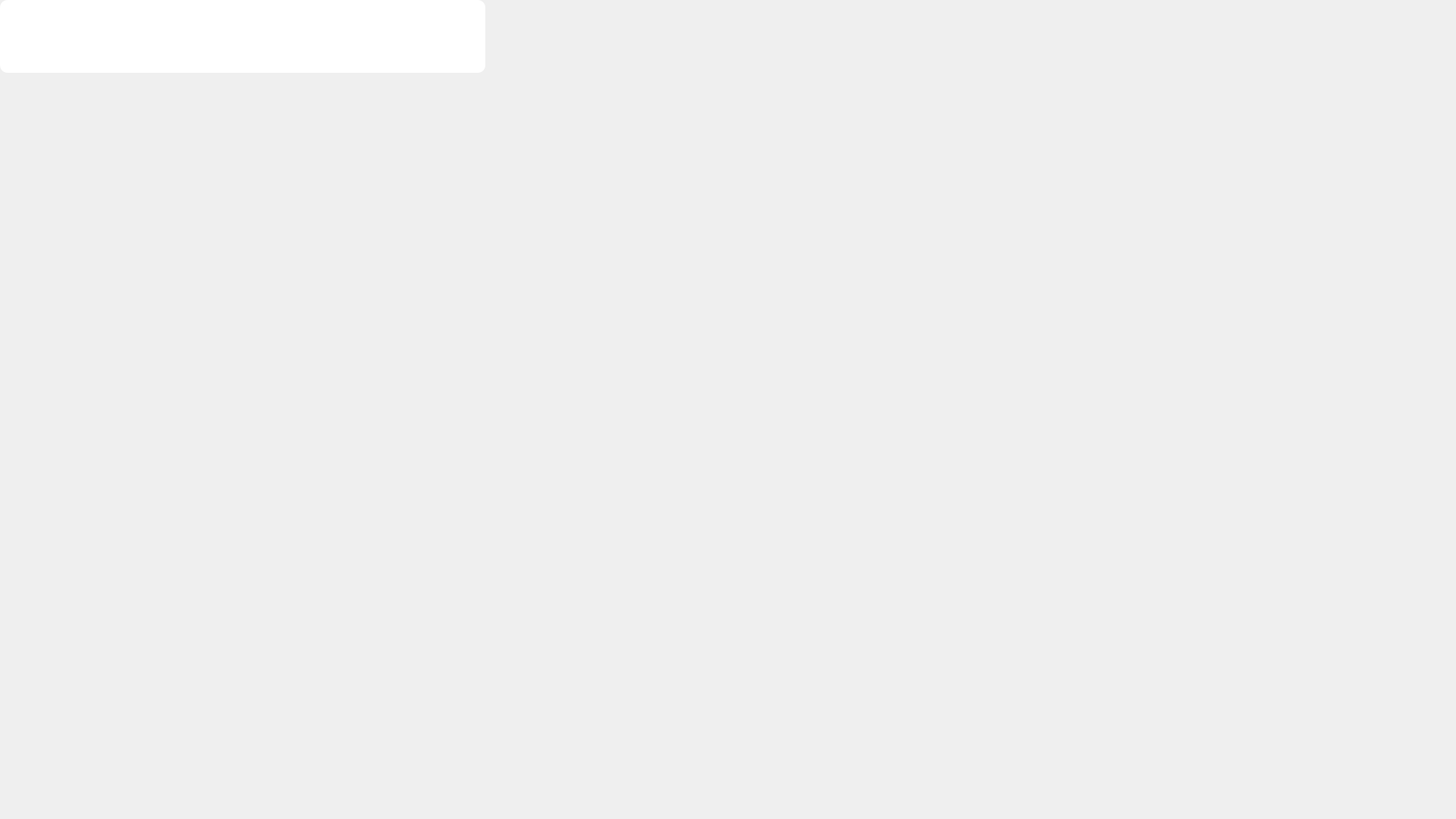
<?xml version="1.0" encoding="UTF-8"?>
<ui version="4.0">
 <class>Bubble</class>
 <widget class="QWidget" name="Bubble">
  <property name="geometry">
   <rect>
    <x>0</x>
    <y>0</y>
    <width>1920</width>
    <height>1080</height>
   </rect>
  </property>
  <property name="sizePolicy">
   <sizepolicy hsizetype="Preferred" vsizetype="Preferred">
    <horstretch>0</horstretch>
    <verstretch>0</verstretch>
   </sizepolicy>
  </property>
  <property name="windowTitle">
   <string/>
  </property>
  <layout class="QVBoxLayout" name="verticalLayout" stretch="0,0">
   <property name="spacing">
    <number>0</number>
   </property>
   <property name="leftMargin">
    <number>0</number>
   </property>
   <property name="topMargin">
    <number>0</number>
   </property>
   <property name="rightMargin">
    <number>0</number>
   </property>
   <property name="bottomMargin">
    <number>0</number>
   </property>
   <item>
    <widget class="QWidget" name="pop" native="true">
     <property name="maximumSize">
      <size>
       <width>640</width>
       <height>109</height>
      </size>
     </property>
     <property name="styleSheet">
      <string notr="true">background-color: rgba(0, 0, 0, 0);</string>
     </property>
     <layout class="QVBoxLayout" name="verticalLayout_2">
      <property name="spacing">
       <number>0</number>
      </property>
      <property name="leftMargin">
       <number>0</number>
      </property>
      <property name="topMargin">
       <number>0</number>
      </property>
      <property name="rightMargin">
       <number>0</number>
      </property>
      <property name="bottomMargin">
       <number>0</number>
      </property>
      <item>
       <widget class="QLabel" name="content">
        <property name="minimumSize">
         <size>
          <width>640</width>
          <height>96</height>
         </size>
        </property>
        <property name="maximumSize">
         <size>
          <width>640</width>
          <height>96</height>
         </size>
        </property>
        <property name="styleSheet">
         <string notr="true">background-color:#FFFFFF;
border-radius: 10px;</string>
        </property>
        <property name="lineWidth">
         <number>2</number>
        </property>
        <property name="text">
         <string/>
        </property>
       </widget>
      </item>
      <item alignment="Qt::AlignHCenter">
       <widget class="QLabel" name="arrow">
        <property name="enabled">
         <bool>true</bool>
        </property>
        <property name="minimumSize">
         <size>
          <width>46</width>
          <height>13</height>
         </size>
        </property>
        <property name="maximumSize">
         <size>
          <width>46</width>
          <height>13</height>
         </size>
        </property>
        <property name="text">
         <string/>
        </property>
       </widget>
      </item>
     </layout>
    </widget>
   </item>
   <item>
    <spacer name="verticalSpacer">
     <property name="orientation">
      <enum>Qt::Vertical</enum>
     </property>
     <property name="sizeHint" stdset="0">
      <size>
       <width>20</width>
       <height>40</height>
      </size>
     </property>
    </spacer>
   </item>
  </layout>
 </widget>
 <resources/>
 <connections/>
</ui>
